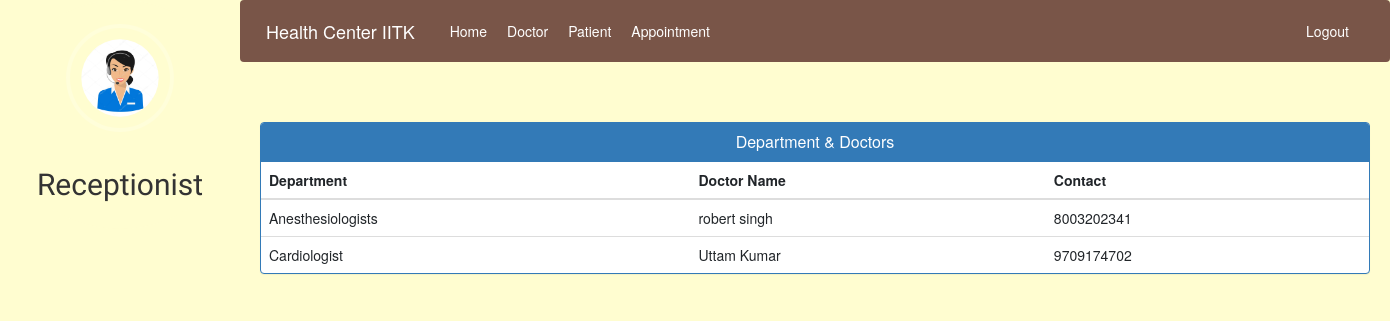
Page /admin-view-doctor-specialisation (signed in) on the committed database.
### hospital/models.py (models this page shows, shortened)
class Doctor(models.Model):
    user=models.OneToOneField(User,on_delete=models.CASCADE)
    profile_pic= models.ImageField(upload_to='profile_pic/DoctorProfilePic/',null=True,blank=True)
    address = models.CharField(max_length=40)
    mobile = models.CharField(max_length=20,null=True)
    department= models.CharField(max_length=50,choices=departments,default='Cardiologist')
    status=models.BooleanField(default=False)
    @property
    def get_name(self):
        return self.user.first_name+" "+self.user.last_name

### hospital/views.py (the view)
# urls.py: path('admin-view-doctor-specialisation',views.admin_view_doctor_specialisation_view,name='admin-view-doctor-specialisation'),
@login_required(login_url='adminlogin')
@user_passes_test(is_admin)
def admin_view_doctor_specialisation_view(request):
    doctors=models.Doctor.objects.all().filter(status=True)
    return render(request,'hospital/admin_view_doctor_specialisation.html',{'doctors':doctors})

### hospital/views.py (called while the page is built)
def is_admin(user):
    return user.groups.filter(name='ADMIN').exists()

### templates/hospital/admin_view_doctor_Specialisation.html (shortened to what this page needs)
{% extends 'hospital/admin_base.html' %}
{% block content %}
<head>
  <link href="//netdna.bootstrapcdn.com/bootstrap/3.0.0/css/bootstrap.min.css" rel="stylesheet" id="bootstrap-css">
</head>
<div class="container">
  <div class="panel panel-primary">
    <div class="panel-heading">
      <h6 class="panel-title">Department & Doctors</h6>
    </div>
    <table class="table table-hover" id="dev-table">
      <thead>
        <tr>
          <th>Department</th>
          <th>Doctor Name</th>
          <th>Contact</th>
        </tr>
      </thead>
      {% for d in doctors %}
      <tr>
        <td>{{d.department}}</td>
        <td> {{d.get_name}}</td>
        <td>{{d.mobile}}</td>
      </tr>
      {% endfor %}
    </table>
  </div>
</div>
{% endblock content %}

### static/style.css (style rules this page uses)
body { padding-left: 240px; }

### templates/hospital/admin_base.html (style rules this page uses)
body { background-color: rgb(255, 253, 208); font-family: 'Work Sans', sans-serif; }

### templates/hospital/admin_view_doctor_Specialisation.html (style rules this page uses)
h6 { text-align: center; }

### rows in the picture
Doctor: department "Anesthesiologists", get_name "robert singh", mobile "8003202341"
Doctor: department "Cardiologist", get_name "Uttam Kumar", mobile "9709174702"
